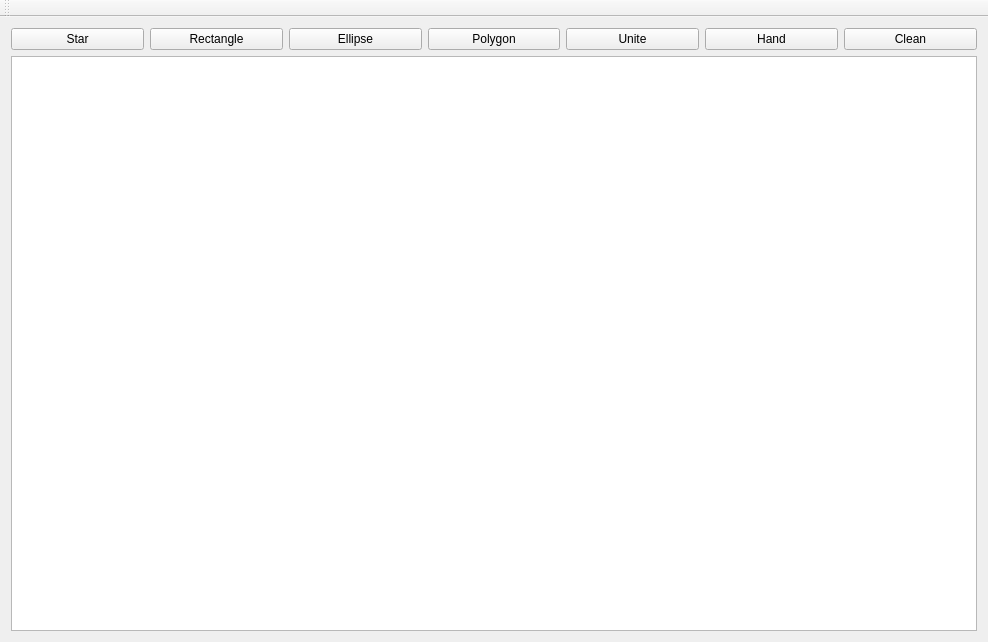
<?xml version="1.0" encoding="UTF-8"?>
<ui version="4.0">
 <class>MainWindow</class>
 <widget class="QMainWindow" name="MainWindow">
  <property name="geometry">
   <rect>
    <x>0</x>
    <y>0</y>
    <width>988</width>
    <height>642</height>
   </rect>
  </property>
  <property name="windowTitle">
   <string>MainWindow</string>
  </property>
  <widget class="QWidget" name="centralWidget">
   <layout class="QGridLayout" name="gridLayout">
    <item row="0" column="0">
     <widget class="QPushButton" name="star_Button">
      <property name="text">
       <string>Star</string>
      </property>
     </widget>
    </item>
    <item row="0" column="2">
     <widget class="QPushButton" name="ellipse_Button">
      <property name="text">
       <string>Ellipse</string>
      </property>
     </widget>
    </item>
    <item row="0" column="4">
     <widget class="QPushButton" name="unite_Button">
      <property name="text">
       <string>Unite</string>
      </property>
     </widget>
    </item>
    <item row="0" column="1">
     <widget class="QPushButton" name="rectangle_Button">
      <property name="text">
       <string>Rectangle</string>
      </property>
     </widget>
    </item>
    <item row="0" column="5">
     <widget class="QPushButton" name="hand_Button">
      <property name="text">
       <string>Hand</string>
      </property>
     </widget>
    </item>
    <item row="0" column="3">
     <widget class="QPushButton" name="polygon_Button">
      <property name="text">
       <string>Polygon</string>
      </property>
     </widget>
    </item>
    <item row="0" column="6">
     <widget class="QPushButton" name="clean_Button">
      <property name="text">
       <string>Clean</string>
      </property>
     </widget>
    </item>
    <item row="1" column="0" colspan="7">
     <widget class="QGraphicsView" name="graphicsView"/>
    </item>
   </layout>
  </widget>
  <widget class="QMenuBar" name="menuBar">
   <property name="geometry">
    <rect>
     <x>0</x>
     <y>0</y>
     <width>988</width>
     <height>26</height>
    </rect>
   </property>
  </widget>
  <widget class="QToolBar" name="mainToolBar">
   <attribute name="toolBarArea">
    <enum>TopToolBarArea</enum>
   </attribute>
   <attribute name="toolBarBreak">
    <bool>false</bool>
   </attribute>
  </widget>
 </widget>
 <layoutdefault spacing="6" margin="11"/>
 <resources/>
 <connections/>
</ui>
